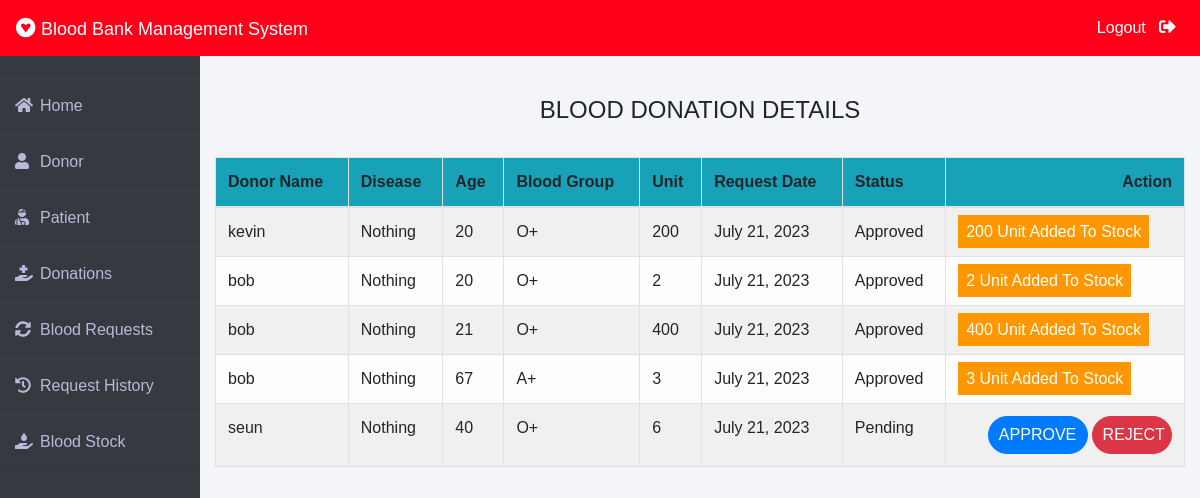
The app's page /admin-donation (signed in) with its own data.
### donor/models.py (models this page shows, shortened)
class BloodDonate(models.Model):
    donor=models.ForeignKey(Donor,on_delete=models.CASCADE)
    disease=models.CharField(max_length=100,default="Nothing")
    age=models.PositiveIntegerField()
    bloodgroup=models.CharField(max_length=10)
    unit=models.PositiveIntegerField(default=0)
    status=models.CharField(max_length=20,default="Pending")
    date=models.DateField(auto_now=True)

class Donor(models.Model):
    user=models.OneToOneField(User,on_delete=models.CASCADE)
    profile_pic= models.ImageField(upload_to='profile_pic/Donor/',null=True,blank=True)
    bloodgroup=models.CharField(max_length=10)
    address = models.CharField(max_length=40)
    mobile = models.CharField(max_length=20,null=False)
    def __str__(self):
        return self.user.first_name

### blood/views.py (the view)
# urls.py: path('admin-donation', views.admin_donation_view,name='admin-donation'),
@login_required(login_url='adminlogin')
def admin_donation_view(request):
    donations=dmodels.BloodDonate.objects.all()
    return render(request,'blood/admin_donation.html',{'donations':donations})

### templates/blood/admin_donation.html (shortened to what this page needs)
{% extends 'blood/adminbase.html' %}
{% block content %}
{% load widget_tweaks %}
{%load static%}
<head>
   </head>
<br><br>
<div class="container">
    <H4 class="text-center">BLOOD DONATION DETAILS</H4><br>
    <table class="table table-light table-hover table-bordered table-striped">
        <thead class="bg-info">
            <tr>
                <th scope="col">Donor Name</th>
                <th scope="col">Disease</th>
                <th scope="col">Age</th>
                <th scope="col">Blood Group</th>
                <th scope="col">Unit</th>
                <th scope="col">Request Date</th>
                <th scope="col">Status</th>
                <th class="text-right">Action</th>
            </tr>
        </thead>
        <tbody>
            {% for t in donations %}
            <tr>
                <td> {{t.donor}}</td>
                <td> {{t.disease}}</td>
                <td> {{t.age}}</td>
                <td>{{t.bloodgroup}}</td>
                <td>{{t.unit}}</td>
                <td>{{t.date}}</td>
                <td>{{t.status}}</td>
                {% if t.status == 'Pending' %}
                <td class="text-right">
                    <button class="btn btn-primary badge-pill" style="width: 100px;"><a  style="text-decoration: none;color: white;" href="{% url 'approve-donation' t.id  %}">APPROVE</a> </button>
                    <button class="btn btn-danger badge-pill" style="width: 80px;"><a  style="text-decoration: none;color: white;" href="{% url 'reject-donation' t.id  %}">REJECT</a> </button>
                </td>
                {% elif  t.status == 'Approved' %}
                <td><span class="label warning">{{t.unit}} Unit Added To Stock</span></td>
                {% else %}
                <td><span class="label danger">0 Unit Added To Stock</span></td>
                {% endif %}
            </tr>
            {% endfor %}
        </tbody>
    </table>
</div>
{% endblock content %}

### templates/blood/adminbase.html (style rules this page uses)
* { margin: 0; padding: 0; box-sizing: border-box; list-style: none; text-decoration: none; font-family: 'Josefin Sans', sans-serif; }
body { background-color: #f3f5f9; }

### templates/blood/admin_donation.html (style rules this page uses)
.label { color: white; padding: 8px; }
.warning { background-color: #ff9800; }

### records on screen
BloodDonate: donor "kevin", disease "Nothing", age "20", bloodgroup "O+", unit "200", date "July 21, 2023", status "Approved"
BloodDonate: donor "bob", disease "Nothing", age "20", bloodgroup "O+", unit "2", date "July 21, 2023", status "Approved"
BloodDonate: donor "bob", disease "Nothing", age "21", bloodgroup "O+", unit "400", date "July 21, 2023", status "Approved"
BloodDonate: donor "bob", disease "Nothing", age "67", bloodgroup "A+", unit "3", date "July 21, 2023", status "Approved"
BloodDonate: donor "seun", disease "Nothing", age "40", bloodgroup "O+", unit "6", date "July 21, 2023", status "Pending", shows "APPROVE"
